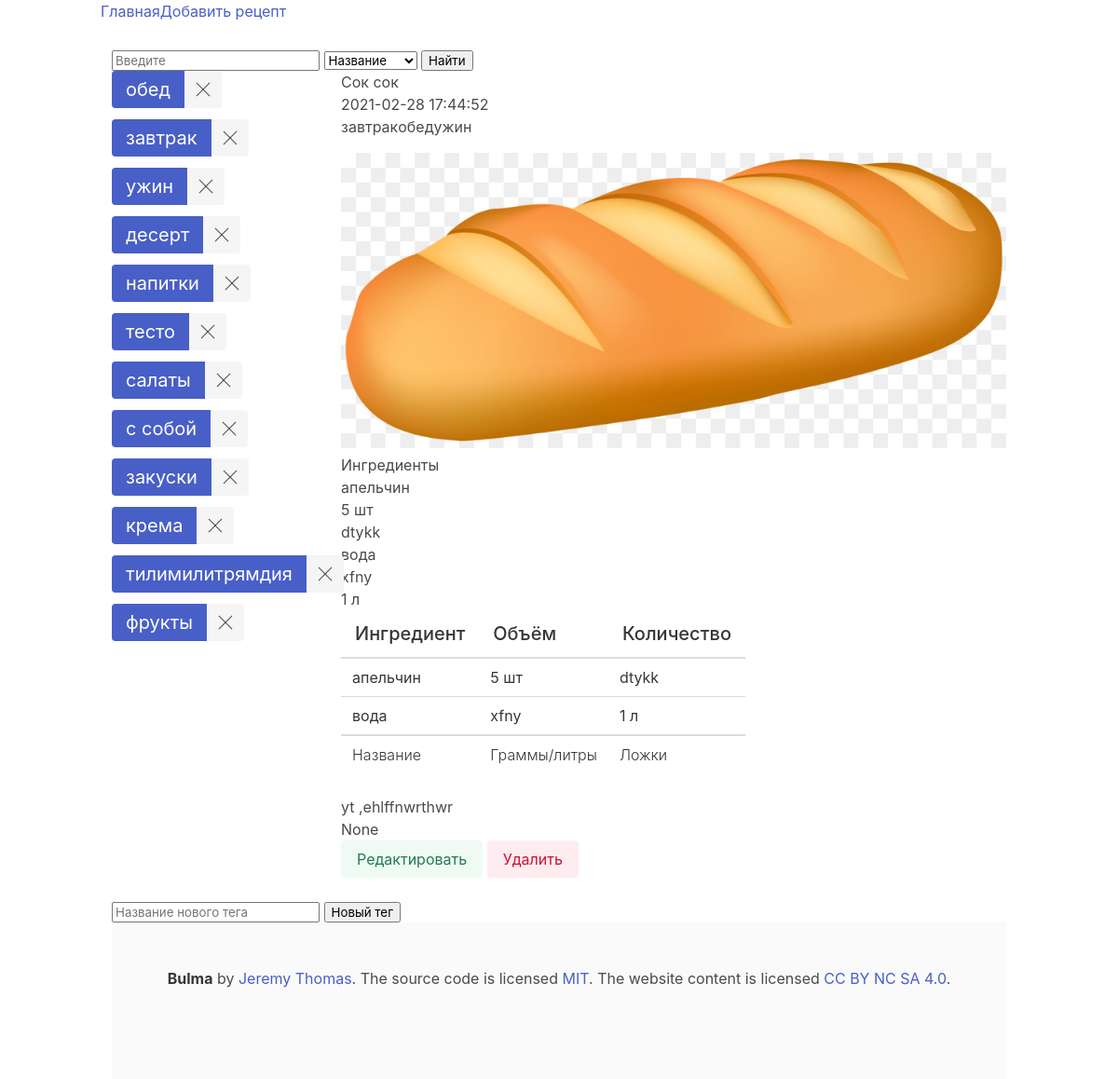
Before: /sok with the older database file.
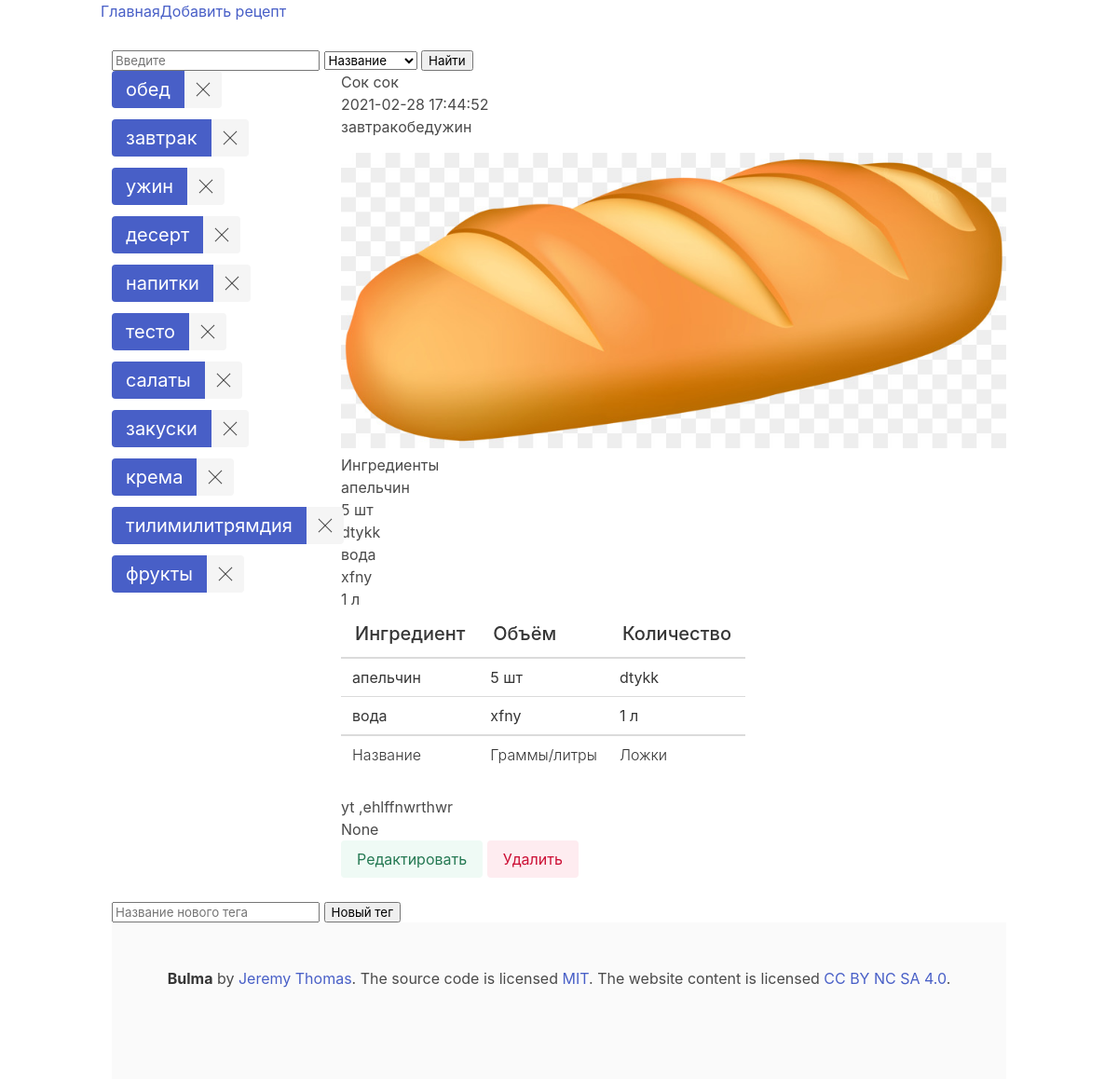
After: the same page with the newer database file.
### tables this page shows
CREATE TABLE tags (
    id INTEGER PRIMARY KEY AUTOINCREMENT,
    title varchar(32) not null
);

CREATE TABLE recipes (id INTEGER PRIMARY KEY AUTOINCREMENT, created TIMESTAMP NOT NULL DEFAULT CURRENT_TIMESTAMP, title varchar (32) NOT NULL, url varchar (64) NOT NULL, tags varchar (64) NOT NULL, recipe text NOT NULL, image VARCHAR (255), source VARCHAR (512));

CREATE TABLE ingredients (id INTEGER PRIMARY KEY AUTOINCREMENT NOT NULL, recipe_id INTEGER NOT NULL, ingredient VARCHAR (64) NOT NULL, quantity VARCHAR (64), quantity_spoon VARCHAR (64));

### main.py (the view)
@app.route('/<recipe_url>')
def recipe(recipe_url):
    recipe_content = databaseGet.get_one_post_with_url(str(recipe_url))
    tags = databaseGet.get_all_tags()
    ttr = databaseGet.get_tags_to_recipe(recipe_url)
    ingredients = databaseGet.get_ingredients_to_recipe_by_recipe_id(recipe_content['id'])
    return render_template('recipe.html', tags=tags, tags_to_recipe=ttr, recipe=recipe_content, ingredients=ingredients)

### src/SqlClassConnection.py (called while the page is built)
    def get_one_post_with_url(self, url):
        post = self.cursor.execute('SELECT * FROM recipes WHERE url = ?', (url,)).fetchone()
        return post

    def get_all_tags(self):
        tags = self.cursor.execute("SELECT * FROM tags").fetchall()
        return tags

    def get_tags_to_recipe(self, url):
        tags_list = []
        tags = self.cursor.execute("""SELECT * FROM tags_recipes
                                    INNER JOIN recipes ON recipes.id = tags_recipes.recipe
                                    WHERE recipes.url=?""", (url,)).fetchall()
        for i in tags:
            tag = self.cursor.execute("""SELECT * FROM tags
                                                INNER JOIN tags_recipes ON tags_recipes.tag = tags.id
                                                WHERE tags.id=?""", (i['tag'],)).fetchone()
            tags_list.append(tag['title'])
        return tags_list

    def get_ingredients_to_recipe_by_recipe_id(self, recipe_id):
        ingredients = self.cursor.execute("SELECT * FROM ingredients WHERE recipe_id=?", (recipe_id,)).fetchall()
        return ingredients

### templates/recipe.html
{% extends 'base.html' %}
{% block content %}
    <h2>{% block title %} {{ recipe['title'] }} {% endblock %}</h2>
    <span class="badge badge-primary">{{ recipe['created'] }}</span>
    <div class="tags">
        {% for tag in tags_to_recipe %}
            <p>{{ tag }}</p>
        {% endfor %}
    </div>
    <div>
        <img src="{{ recipe['image'] }}" alt="img">
    </div>
    <div id="inputing">
        <h4>Ингредиенты</h4>
        {% for key in ingredients %}
            <div>
                <p>{{ key['ingredient'] }}</p>
                <p>{{ key['quantity'] }}</p>
                <p>{{ key['quantity_spoon'] }}</p>
            </div>
        {% endfor %}
    </div>
    <table class="table">
        <thead>
          <tr>
            <th class="is-size-5 has-text-weight-medium">Ингредиент</th>
            <th class="is-size-5 has-text-weight-medium">Объём</th>
            <th class="is-size-5 has-text-weight-medium">Количество</th>
          </tr>
        </thead>
        <tfoot>
            <tr>
              <th class="has-text-weight-light is-size-6">Название</th>
              <th class="has-text-weight-light is-size-6">Граммы/литры</th>
              <th class="has-text-weight-light is-size-6">Ложки</th>
            </tr>
          </tfoot>
        <tbody>
            {% for key in ingredients %}
            <tr>
                <td>{{ key['ingredient'] }}</td>
                <td>{{ key['quantity'] }}</td>
                <td>{{ key['quantity_spoon'] }}</td>
            </tr>
            {% endfor %}
        </tbody>
    </table>
    <div class="recipe">
        {{ recipe['recipe'] }}
    </div>
    <p>{{ recipe['source'] }}</p>
    <div class="is-right">
        <a href="{{ recipe['url'] }}/edit" class="button is-success is-light">Редактировать</a>
        <a href="{{ recipe['url'] }}/delete" class="button is-danger is-light">Удалить</a>
    </div>
{% endblock %}

### templates/base.html (shortened to what this page needs)
<!doctype html>
<html lang="ru">
    <head>
        <link rel="stylesheet" href="../static/css/bulma.css">
    </head>
    <body>
        <div class="container">
            <nav class="navbar">
                <a class="navbar-brand" href="{{ url_for('index')}}">Главная</a>
                <div class="collapse navbar-collapse" id="navbarNav">
                    <ul class="navbar-nav">
                        <li class="nav-item">
                            <a class="nav-link" href="{{url_for('create')}}">Добавить рецепт</a>
                        </li>
                    </ul>
                </div>
            </nav>
            <div class="search">
                <label>
                    <input class="search_input" type="text" name="search_content" placeholder="Введите">
                    <select id="type_input">
                        <option value="title">Название</option>
                    </select>
                    <input type="button" value="Найти" onclick="search_generate_url()">
                </label>
            </div>
            <div class="columns">
                <div class="column is-one-quarterd tags">
                    <div class="field is-grouped is-grouped-multiline">
                        {% for tag in tags %}
                            <div class="control">
                                <div class="tags has-addons are-large">
                                    <a class="tag is-link" href="search?tag={{ tag['id'] }}">{{ tag['title'] }}</a>
                                    <a class="tag is-delete" href="{{ tag['id'] }}/delete"></a>
                                </div>
                            </div>
                        {% endfor %}
                    </div>
                </div>
                <div class="column is-three-quarters">
                        {% block content %}
                        {% endblock %}
                </div>
            </div>
            <form action="/create_tag" method="post">
                <label>
                    <input type="text" name="new_tag" placeholder="Название нового тега">
                </label>
                <input type="submit" value="Новый тег">
            </form>
        <footer class="footer">
            <div class="content has-text-centered">
            <p>
                <strong>Bulma</strong> by <a href="https://jgthms.com">Jeremy Thomas</a>. The source code is licensed
                <a href="http://opensource.org/licenses/mit-license.php">MIT</a>. The website content
                is licensed <a href="http://creativecommons.org/licenses/by-nc-sa/4.0/">CC BY NC SA 4.0</a>.
            </p>
            </div>
        </footer>
    </body>
</html>

Changed rows visible on the page:
removed tags: title "с собой"
